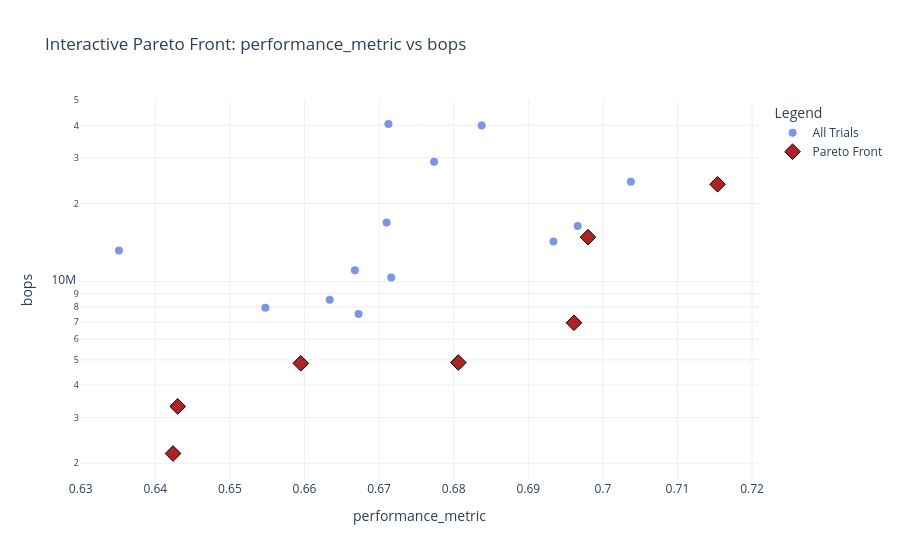
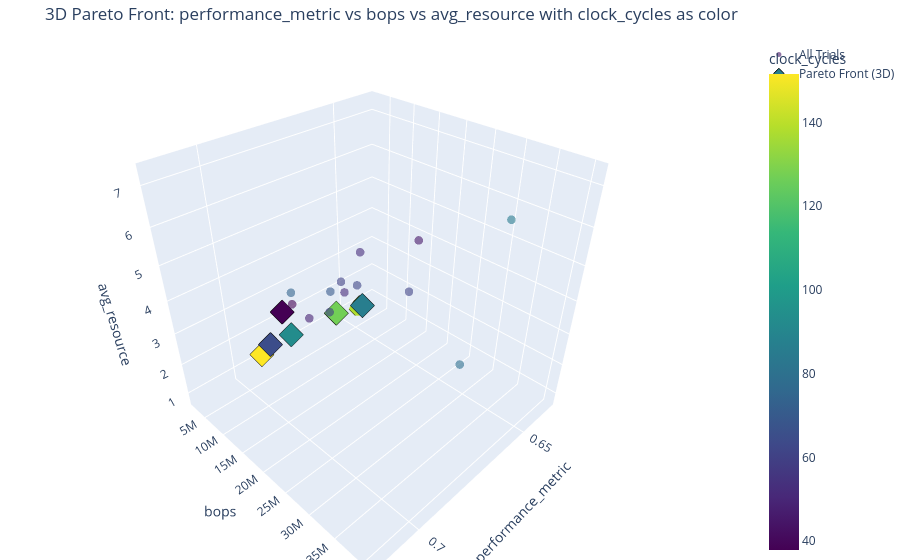

Notebook code cell kept with these figures, in order:
### Markdown cell above
## Pareto front

The interactive scatter plot displays all trials.
Hover over any point to inspect the architecture parameters and objective values.
The latency-budget slider in the next cell highlights which architectures satisfy
a given clock-cycle constraint.

### Code cell
results_df = pd.DataFrame(searcher.results)

if not results_df.empty:
    best = results_df.loc[results_df['performance_metric'].idxmax()]
    print(f'Highest-accuracy trial : {int(best["trial"])}  '
          f'Accuracy : {best["performance_metric"]:.4f}  '
          f'BOPs : {best["bops"]:.2e}')

    obj_info = list(zip(obj_names, max_flags))
    plot_pareto_fronts(results_df, obj_info, save_dir=RESULTS_DIR, show=True)
    plot_interactive_2d_pareto(results_df, obj_info, save_dir=RESULTS_DIR, show=True)
    if len(obj_names) >= 4:
        plot_3d_pareto_front_heatmap(results_df, obj_info, save_dir=RESULTS_DIR, show=True)
else:
    print('No results available. Run the global search cell above first.')

### Figure 1 — Plotly figure (JSON) as saved in the notebook; plotly's stock layout.template omitted (floating-point values rounded to 4 significant figures)
{"data": [{"hoverinfo": "text", "marker": {"color": "royalblue", "opacity": 0.7, "size": 8}, "mode": "markers", "name": "All Trials", "text": ["<b>Trial 0</b><br><br>performance_metric: 0.6351<br>bops: 1.319e+07", "<b>Trial 1</b><br><br>performance_metric: 0.6774<br>bops: 2.9e+07", "<b>Trial 2</b><br><br>performance_metric: 0.6712<br>bops: 4.05e+07", "<b>Trial 3</b><br><br>performance_metric: 0.643<br>bops: 3.31e+06", "<b>Trial 4</b><br><br>performance_metric: 0.6961<br>bops: 6.947e+06", "<b>Trial 5</b><br><br>performance_metric: 0.7038<br>bops: 2.428e+07", "<b>Trial 6</b><br><br>performance_metric: 0.6634<br>bops: 8.52e+06", "<b>Trial 7</b><br><br>performance_metric: 0.698<br>bops: 1.484e+07", "<b>Trial 8</b><br><br>performance_metric: 0.6837<br>bops: 3.998e+07", "<b>Trial 9</b><br><br>performance_metric: 0.6806<br>bops: 4.882e+06", "<b>Trial 10</b><br><br>performance_metric: 0.7154<br>bops: 2.372e+07", "<b>Trial 11</b><br><br>performance_metric: 0.6716<br>bops: 1.039e+07", "<b>Trial 12</b><br><br>performance_metric: 0.6668<br>bops: 1.108e+07", "<b>Trial 13</b><br><br>performance_metric: 0.6547<br>bops: 7.946e+06", "<b>Trial 14</b><br><br>performance_metric: 0.6966<br>bops: 1.638e+07", "<b>Trial 15</b><br><br>performance_metric: 0.6672<br>bops: 7.504e+06", "<b>Trial 16</b><br><br>performance_metric: 0.671<br>bops: 1.691e+07", "<b>Trial 17</b><br><br>performance_metric: 0.6595<br>bops: 4.85e+06", "<b>Trial 18</b><br><br>performance_metric: 0.6934<br>bops: 1.429e+07", "<b>Trial 19</b><br><br>performance_metric: 0.6424<br>bops: 2.179e+06"], "type": "scatter", "x": [0.6351, 0.6774, 0.6712, 0.643, 0.6961, 0.7038, 0.6634, 0.698, 0.6837, 0.6806, 0.7154, 0.6716, 0.6668, 0.6547, 0.6966, 0.6672, 0.671, 0.6595, 0.6934, 0.6424], "y": [13189120, 28999680, 40501248, 3309568, 6946816, 24281088, 8519680, 14843904, 39976960, 4882432, 23724032, 10387456, 11075584, 7946240, 16384000, 7503872, 16908288, 4849664, 14286848, 2179072]}, {"hoverinfo": "text", "marker": {"color": "firebrick", "line": {"color": "black", "width": 1}, "size": 12, "symbol": "diamond"}, "mode": "markers", "name": "Pareto Front", "text": ["<b>Trial 3</b><br><br>performance_metric: 0.643<br>bops: 3.31e+06", "<b>Trial 4</b><br><br>performance_metric: 0.6961<br>bops: 6.947e+06", "<b>Trial 7</b><br><br>performance_metric: 0.698<br>bops: 1.484e+07", "<b>Trial 9</b><br><br>performance_metric: 0.6806<br>bops: 4.882e+06", "<b>Trial 10</b><br><br>performance_metric: 0.7154<br>bops: 2.372e+07", "<b>Trial 17</b><br><br>performance_metric: 0.6595<br>bops: 4.85e+06", "<b>Trial 19</b><br><br>performance_metric: 0.6424<br>bops: 2.179e+06"], "type": "scatter", "x": [0.643, 0.6961, 0.698, 0.6806, 0.7154, 0.6595, 0.6424], "y": [3309568, 6946816, 14843904, 4882432, 23724032, 4849664, 2179072]}], "layout": {"legend": {"title": {"text": "Legend"}}, "title": {"text": "Interactive Pareto Front: performance_metric vs bops"}, "xaxis": {"title": {"text": "performance_metric"}}, "yaxis": {"title": {"text": "bops"}, "type": "log"}}}

### Figure 2 — Plotly figure (JSON) as saved in the notebook; plotly's stock layout.template omitted (floating-point values rounded to 4 significant figures)
{"data": [{"hoverinfo": "text+x+y+z", "marker": {"color": [44.94, 60.73, 85.24, 86.79, 151.6, 48.43, 60.11, 38.27, 79.16, 93.24, 65.0, 70.11, 51.31, 61.96, 74.18, 59.15, 52.14, 127.1, 37.92, 138.0], "colorbar": {"title": {"text": "clock_cycles"}}, "colorscale": [[0, "#440154"], [0.1111, "#482878"], [0.2222, "#3e4989"], [0.3333, "#31688e"], [0.4444, "#26828e"], [0.5556, "#1f9e89"], [0.6667, "#35b779"], [0.7778, "#6ece58"], [0.8889, "#b5de2b"], [1, "#fde725"]], "opacity": 0.6, "size": 5}, "mode": "markers", "name": "All Trials", "text": ["Trial 0", "Trial 1", "Trial 2", "Trial 3", "Trial 4", "Trial 5", "Trial 6", "Trial 7", "Trial 8", "Trial 9", "Trial 10", "Trial 11", "Trial 12", "Trial 13", "Trial 14", "Trial 15", "Trial 16", "Trial 17", "Trial 18", "Trial 19"], "type": "scatter3d", "x": [0.6351, 0.6774, 0.6712, 0.643, 0.6961, 0.7038, 0.6634, 0.698, 0.6837, 0.6806, 0.7154, 0.6716, 0.6668, 0.6547, 0.6966, 0.6672, 0.671, 0.6595, 0.6934, 0.6424], "y": [13189120, 28999680, 40501248, 3309568, 6946816, 24281088, 8519680, 14843904, 39976960, 4882432, 23724032, 10387456, 11075584, 7946240, 16384000, 7503872, 16908288, 4849664, 14286848, 2179072], "z": [3.787, 4.995, 7.292, 0.9825, 1.89, 4.987, 3.083, 4.067, 4.385, 1.658, 4.788, 3.232, 3.07, 2.585, 4.683, 2.115, 4.897, 1.515, 4.05, 0.775]}, {"hoverinfo": "text+x+y+z", "marker": {"color": [86.79, 151.6, 38.27, 93.24, 65.0, 127.1, 138.0], "colorscale": [[0, "#440154"], [0.1111, "#482878"], [0.2222, "#3e4989"], [0.3333, "#31688e"], [0.4444, "#26828e"], [0.5556, "#1f9e89"], [0.6667, "#35b779"], [0.7778, "#6ece58"], [0.8889, "#b5de2b"], [1, "#fde725"]], "line": {"color": "black", "width": 1}, "size": 8, "symbol": "diamond"}, "mode": "markers", "name": "Pareto Front (3D)", "text": ["Trial 3", "Trial 4", "Trial 7", "Trial 9", "Trial 10", "Trial 17", "Trial 19"], "type": "scatter3d", "x": [0.643, 0.6961, 0.698, 0.6806, 0.7154, 0.6595, 0.6424], "y": [3309568, 6946816, 14843904, 4882432, 23724032, 4849664, 2179072], "z": [0.9825, 1.89, 4.067, 1.658, 4.788, 1.515, 0.775]}], "layout": {"margin": {"b": 0, "l": 0, "r": 0, "t": 40}, "scene": {"xaxis": {"title": {"text": "performance_metric"}}, "yaxis": {"title": {"text": "bops"}}, "zaxis": {"title": {"text": "avg_resource"}}}, "title": {"text": "3D Pareto Front: performance_metric vs bops vs avg_resource with clock_cycles as color"}}}
